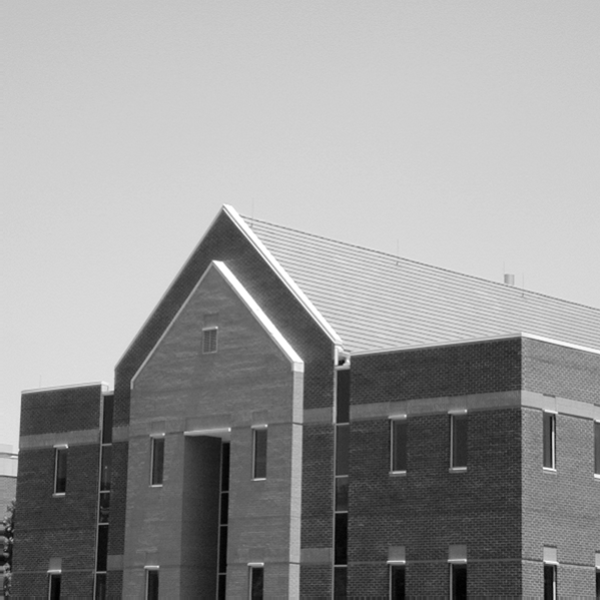
#> input picture chapter4-Filtering in the Frequency Domain/images/Fig0438(a)(bld_600by600).tif, 600 x 600 px, found by its file name
$ python '3_frequency domain transfer function from a spatial kernel.py'
#> lines starting #> are read from the running program, lines starting #| are printed output that depends on the picture
import numpy as np
import cv2
import matplotlib.pyplot as plt

img = cv2.imread('chapter4-Filtering in the Frequency Domain/images/Fig0438(a)(bld_600by600).tif',0)
#> img is the input picture: shape (600, 600); min 0, max 255, mean 152.8
img = np.pad(img,(1,1))
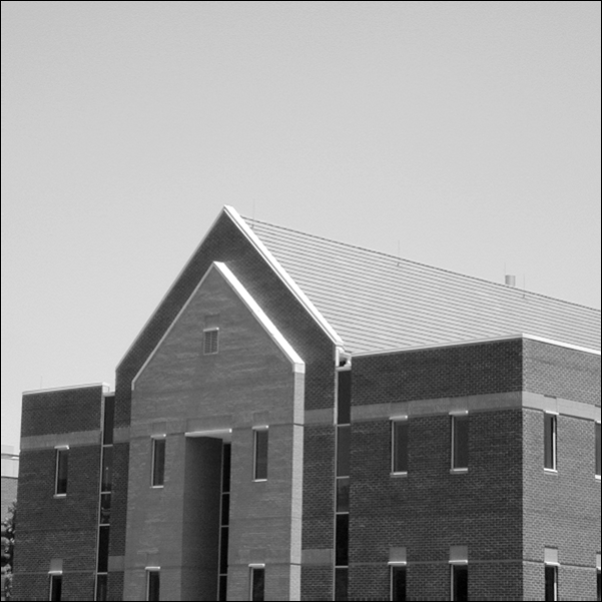
#> img: shape (602, 602); min 0, max 255, mean 151.8

h = np.array([[-1,0,1],
              [-2,0,2],
              [-1,0,1]])

# compute padded h
hp = np.pad(h,(((602-3)//2+1,(602-3)//2) ,((602-3)//2+1,(602-3)//2)))

# compute dft of h .
H = np.fft.fft2(hp)
H = np.fft.fftshift(H)
H.real = 0

# compute dft of img
img_dft = np.fft.fft2(img)
img_dft = np.fft.fftshift(img_dft)

# compute filtering in frequency domein .
img_dftxH = img_dft * H


# compute idft of img_dftxH
result1 = np.fft.ifft2(img_dftxH)
result1 = np.fft.ifftshift(result1)
result1 = np.abs(result1)
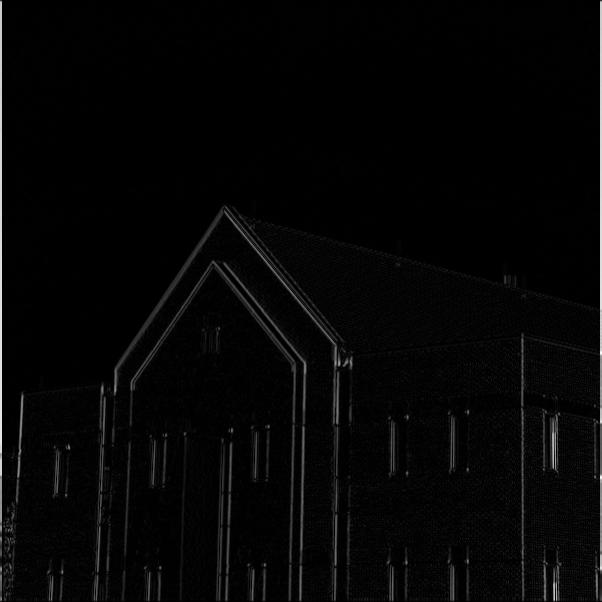
#> result1: shape (602, 602) float64; min 2.08e-17, max 987, mean 23.2; drawn with min black and max white

# convolve filter h on img in spatial domain .
result2 = cv2.filter2D(img,-1,h)
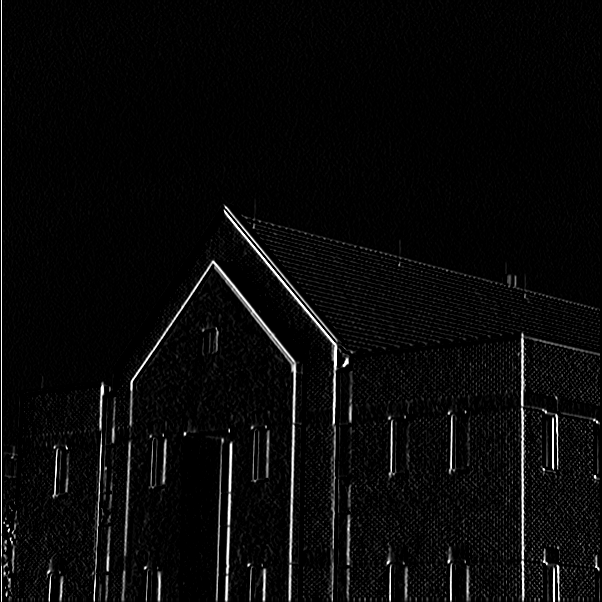
#> result2: shape (602, 602); min 0, max 255, mean 9.2


# show both results
f,ax = plt.subplots(1,2)
ax[0].imshow(result1,cmap='gray')
ax[1].imshow(result2,cmap='gray')
plt.show()
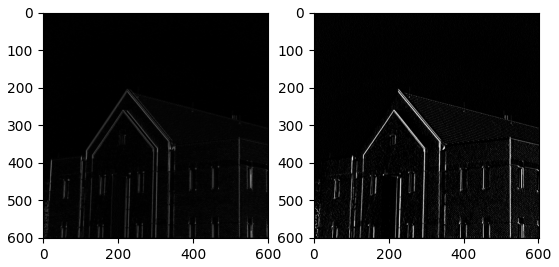
#> figure drawn by matplotlib, 2 panels
